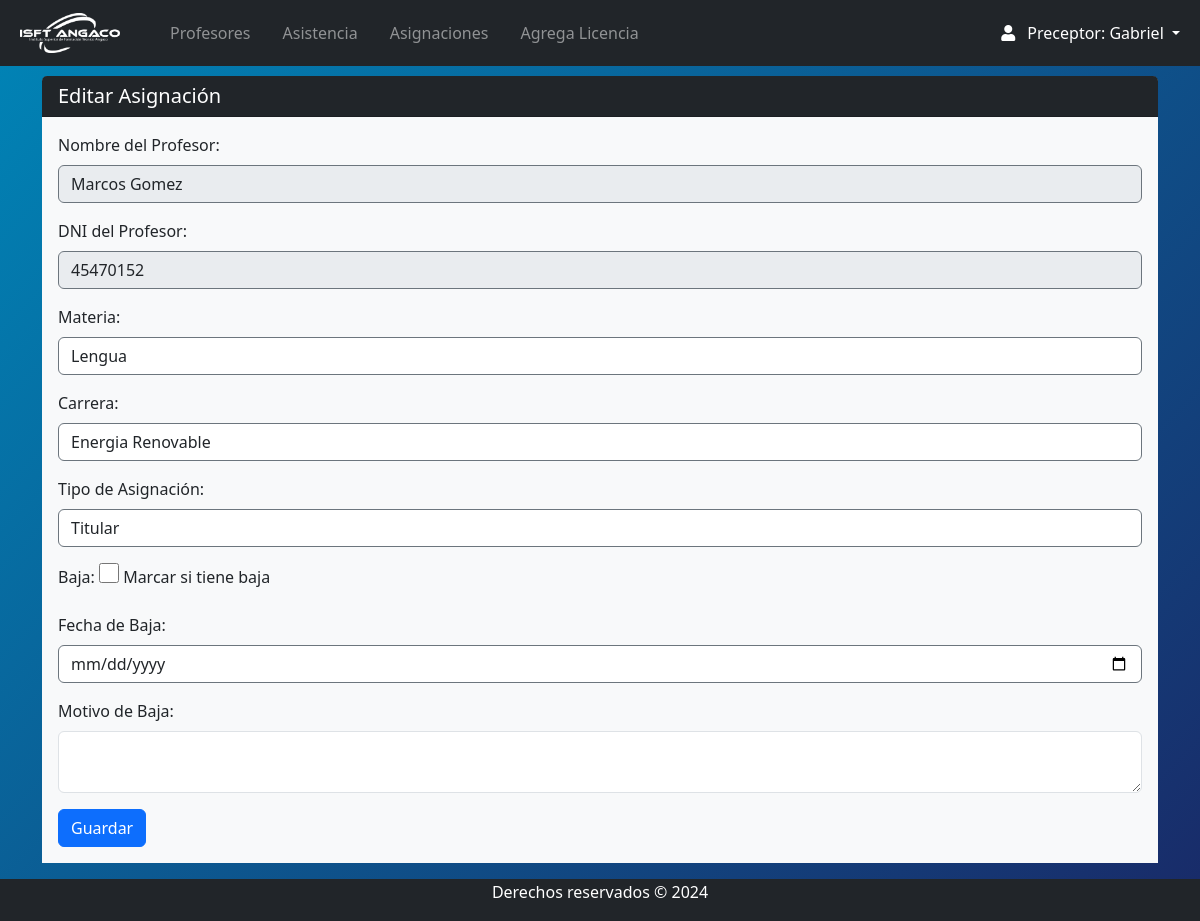
Page /Views/preceptor/dicta_edit.php?id=2 (signed in) on the committed database.
### tables this page shows
CREATE TABLE `dicta` (
  `id` int(11) NOT NULL,
  `usuario_id` int(11) DEFAULT NULL,
  `FKmateria` int(11) DEFAULT NULL,
  `tipo` enum('titular','interino','suplente') NOT NULL,
  `Baja` enum('SI','NO') NOT NULL,
  `Fecha_baja` date DEFAULT NULL,
  `motivo_baja` varchar(255) DEFAULT NULL,
  `FK_carrera` int(11) DEFAULT NULL,
  `etapa` varchar(15) NOT NULL
);

CREATE TABLE `usuarios` (
  `id_usuario` int(11) NOT NULL,
  `nombre` varchar(255) NOT NULL,
  `apellido` varchar(255) NOT NULL,
  `dni` varchar(20) NOT NULL,
  `celular` varchar(20) DEFAULT NULL,
  `correo` varchar(255) NOT NULL,
  `password` varchar(255) DEFAULT NULL,
  `direccion` text DEFAULT NULL,
  `foto` varchar(255) DEFAULT NULL,
  `cv` varchar(255) DEFAULT NULL,
  `fechadeingreso` date NOT NULL,
  `fechadebaja` date DEFAULT NULL,
  `etapa` enum('Activo','Inactivo') NOT NULL DEFAULT 'Activo',
  `id_rol` int(11) DEFAULT NULL
);

CREATE TABLE `asignaturas` (
  `id` int(11) NOT NULL,
  `nombre` varchar(255) NOT NULL,
  `cantidaddehoras` int(11) NOT NULL,
  `FK_carrera` int(11) NOT NULL,
  `etapa` enum('Activo','Inactivo') DEFAULT 'Activo'
);

CREATE TABLE `carreras` (
  `id` int(11) NOT NULL,
  `nombre` varchar(255) NOT NULL,
  `descripcion` varchar(255) NOT NULL,
  `etapa` varchar(15) NOT NULL
);

### Views/preceptor/dicta_edit.php (the view, shortened to what this page needs)
<?php
include '../../conn/connection.php';
$id = $profesor_id = $materia_id = $tipo = $carrera_id = $error = "";
$baja = $fecha_baja = $motivo_baja = "";
if (isset($_GET['id'])) {
    $id = $_GET['id'];
    $sql = "SELECT d.*, u.nombre, u.apellido, u.dni
            FROM dicta d
            JOIN usuarios u ON d.usuario_id = u.id_usuario
            WHERE d.id = :id";
    $stmt = $db->prepare($sql);
    $stmt->bindParam(':id', $id, PDO::PARAM_INT);
    $stmt->execute();
    $registro = $stmt->fetch(PDO::FETCH_ASSOC);
    if ($registro) {
        $materia_id = $registro['FKmateria'];
        $tipo = $registro['tipo'];
        $carrera_id = $registro['FK_carrera'];
        $baja = $registro['Baja'];
        $fecha_baja = $registro['Fecha_baja'];
        $motivo_baja = $registro['motivo_baja'];
        $nombre_profesor = $registro['nombre'];
        $apellido_profesor = $registro['apellido'];
        $dni_profesor = $registro['dni'];
    } else {
        echo "Registro no encontrado.";
        exit();
    }
}
$query_materias = "SELECT id, nombre FROM asignaturas ORDER BY nombre";
$result_materias = $db->query($query_materias);
$query_carreras = "SELECT id, nombre FROM carreras ORDER BY nombre";
$result_carreras = $db->query($query_carreras);
?>
<?php require 'navbar.php'; ?>
<div class="container mt-3">
    <div class="card rounded-2 border-0">
        <h5 class="card-header bg-dark text-white">Editar Asignación</h5>
        <div class="card-body bg-light">
            <form method="post" action="<?php echo htmlspecialchars($_SERVER["PHP_SELF"]) . "?id=" . $id; ?>">
                <div class="form-group">
                    <label for="nombre">Nombre del Profesor:</label>
                    <input type="text" class="form-control" value="<?php echo htmlspecialchars($nombre_profesor) . ' ' . htmlspecialchars($apellido_profesor); ?>" readonly>
                </div>
                <div class="form-group">
                    <label for="dni">DNI del Profesor:</label>
                    <input type="text" class="form-control" value="<?php echo htmlspecialchars($dni_profesor); ?>" readonly>
                </div>
                <div class="form-group">
                    <label for="materia_id">Materia:</label>
                    <select name="materia_id" class="form-control">
                        <?php while ($row = $result_materias->fetch(PDO::FETCH_ASSOC)) : ?>
                            <option value="<?php echo $row['id']; ?>" <?php echo $materia_id == $row['id'] ? 'selected' : ''; ?>><?php echo htmlspecialchars($row['nombre']); ?></option>
                        <?php endwhile; ?>
                    </select>
                </div>
                <div class="form-group">
                    <label for="carrera_id">Carrera:</label>
                    <select name="carrera_id" class="form-control">
                        <?php while ($row = $result_carreras->fetch(PDO::FETCH_ASSOC)) : ?>
                            <option value="<?php echo $row['id']; ?>" <?php echo $carrera_id == $row['id'] ? 'selected' : ''; ?>><?php echo htmlspecialchars($row['nombre']); ?></option>
                        <?php endwhile; ?>
                    </select>
                </div>
                <div class="form-group">
                    <label for="tipo">Tipo de Asignación:</label>
                    <select name="tipo" class="form-control">
                        <option value="titular" <?php echo $tipo == 'titular' ? 'selected' : ''; ?>>Titular</option>
                    </select>
                </div>
                <div class="form-group">
                    <label for="baja">Baja:</label>
                    <input type="checkbox" name="baja" value="SI" <?php echo $baja == "SI" ? 'checked' : ''; ?>> Marcar si tiene baja
                </div>
                <div class="form-group">
                    <label for="fecha_baja">Fecha de Baja:</label>
                    <input type="date" name="fecha_baja" class="form-control" value="<?php echo htmlspecialchars($fecha_baja); ?>">
                </div>
                <div class="form-group">
                    <label for="motivo_baja">Motivo de Baja:</label>
                    <textarea name="motivo_baja" class="form-control"><?php echo htmlspecialchars($motivo_baja); ?></textarea>
                </div>
                <button type="submit" class="btn btn-primary">Guardar</button>
            </form>
        </div>
    </div>
</div>
<?php require 'footer.php'; ?>

### css/style.css (style rules this page uses)
body { position: relative; padding-bottom: 10px; min-height: 100vh; }
input { border-style: solid !important; border-color: #6c757d !important; border-width: 1.5px !important; }
select { border-style: solid !important; border-color: #6c757d !important; border-width: 1px !important; }
input[type=checkbox] { border-color: #6c757d !important; border-style: solid !important; border-width: 2px !important; width: 20px; height: 20px; }

### Views/preceptor/navbar.php (style rules this page uses)
body { background: linear-gradient(135deg,#0085b7, #192a68); }

### rows in the picture
dicta: usuario.apellido "Marcos Gomez", usuario.dni "45470152", materia_id "Lengua", carrera_id "Energia Renovable", tipo "Titular"

### other values in the picture
$_SESSION['nombre'] "Gabriel"
